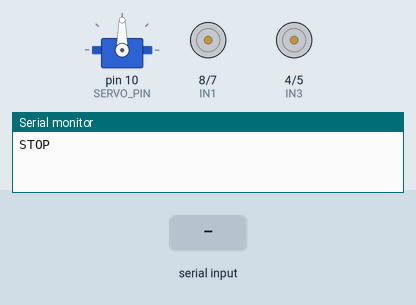
Bench run of a sketch on a simulated Arduino Uno, built with avr-gcc and run on an emulated ATmega328P. On the bench: servo, motor-driver pin pairs drawn as motors (green arrow = first pin HIGH = forward, orange = second pin HIGH = backward, longer = more drive, scaled by the enable pin), the last lines printed to the serial monitor. Inputs (shaded band) come from the test bench.

Above: at 2.2 s.
2.3 s: "F\n" received over Serial
At 3.5 s:
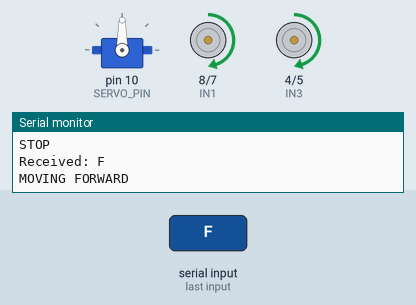
3.8 s: "B\n" received over Serial
At 4.8 s:
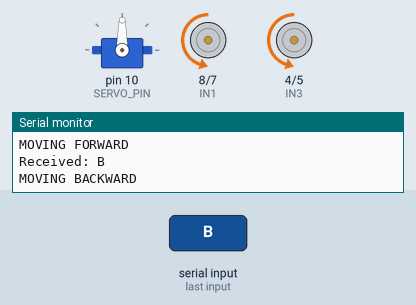
5.3 s: "L\n" received over Serial
At 5.9 s:
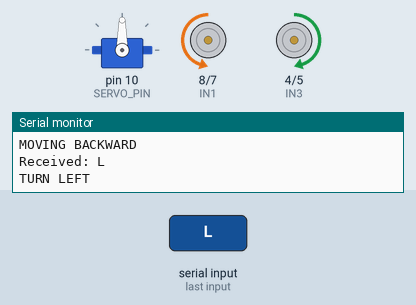
6.8 s: "R\n" received over Serial
At 8.0 s:
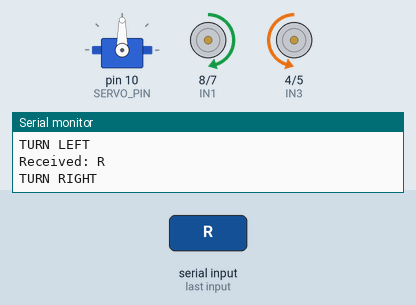
8.3 s: "P,45\n" received over Serial
At 9.5 s:
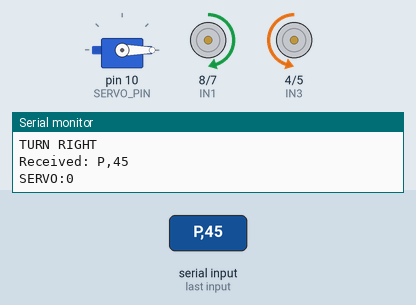
9.8 s: "S\n" received over Serial
At 10.5 s:
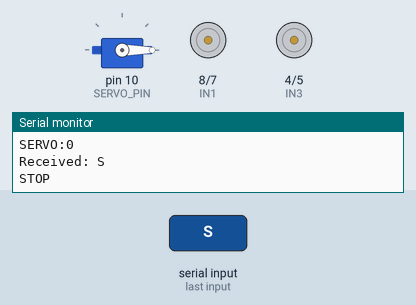
Timing chart, 0 to 12.3 s (numbered marks = the images above; inputs shaded):
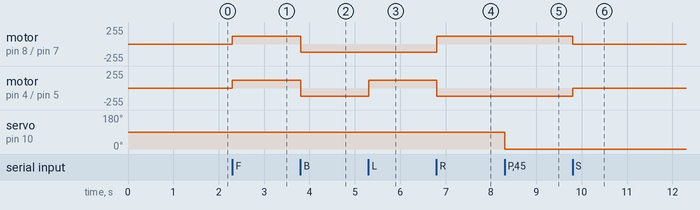

Measured:
- after the input at 2.3 s, motor on pin 8 (IN1) / pin 7 (IN2), motor on pin 4 (IN3) / pin 5 (IN4): stopped → forward 120/255 at once
- after the input at 3.8 s, motor on pin 8 (IN1) / pin 7 (IN2), motor on pin 4 (IN3) / pin 5 (IN4): forward 120/255 → backward 120/255 at once
- after the input at 5.3 s, motor on pin 4 (IN3) / pin 5 (IN4): backward 120/255 → forward 120/255 at once
- after the input at 6.8 s, motor on pin 8 (IN1) / pin 7 (IN2): backward 120/255 → forward 120/255 at once; motor on pin 4 (IN3) / pin 5 (IN4): forward 120/255 → backward 120/255 at once
- after the input at 8.3 s, servo on pin 10 (SERVO_PIN): 90° → 0° at once
- after the input at 9.8 s, motor on pin 8 (IN1) / pin 7 (IN2): forward 120/255 → stopped at once; motor on pin 4 (IN3) / pin 5 (IN4): backward 120/255 → stopped at once

The sketch:

c7-robo-code-2.ino
```cpp
#include <Servo.h>

#define IN1 8
#define IN2 7
#define IN3 4
#define IN4 5
#define ENA 9
#define ENB 3

#define trigPin 2
#define echoPin 6
#define SERVO_PIN 10

Servo camServo;

int speedValue = 120;
int obstacleThreshold = 30;


void setup() {

  pinMode(IN1, OUTPUT);
  pinMode(IN2, OUTPUT);
  pinMode(IN3, OUTPUT);
  pinMode(IN4, OUTPUT);

  pinMode(ENA, OUTPUT);
  pinMode(ENB, OUTPUT);

  pinMode(trigPin, OUTPUT);
  pinMode(echoPin, INPUT);

  Serial.begin(9600);

  camServo.attach(SERVO_PIN);
  camServo.write(90);

  stopMotors();

  delay(1000);
}

void loop() {

  // 🔥 NEW ROBUST SERIAL HANDLING
  if (Serial.available()) {

    String cmd = Serial.readStringUntil('\n');  // ✅ waits for full command

    cmd.trim();          // removes \r, spaces
    cmd.toUpperCase();   // normalize

    if (cmd.length() > 0) {

      Serial.print("Received: ");
      Serial.println(cmd);

      processCommand(cmd);
    }
  }
}

// =====================================
// COMMAND PROCESSOR
// =====================================

void processCommand(String cmd) {

  if (cmd == "F") {
    moveForward();
  }
  else if (cmd == "B") {
    moveBackward();
  }
  else if (cmd == "L") {
    turnLeftSmooth();
  }
  else if (cmd == "R") {
    turnRightSmooth();
  }
  else if (cmd == "S") {
    stopMotors();
  }
  else if (cmd == "A") {
    autonomousMode();
  }
  else if (cmd == "U") {
    sendUltrasonic();
  }
  else if (cmd.startsWith("P")) {
    int angle = cmd.substring(1).toInt();
    angle = constrain(angle, 0, 180);
    camServo.write(angle);
    Serial.print("SERVO:");
    Serial.println(angle);
  }
  else if (cmd.startsWith("V")) {
    speedValue = constrain(cmd.substring(1).toInt(), 0, 255);
    Serial.print("SPEED:");
    Serial.println(speedValue);
  }
}

// =====================================
// MOVEMENT FUNCTIONS
// =====================================

void moveForward() {

  Serial.println("MOVING FORWARD");  // 🔥 debug

  analogWrite(ENA, speedValue);
  analogWrite(ENB, speedValue);

  digitalWrite(IN1, HIGH);
  digitalWrite(IN2, LOW);

  digitalWrite(IN3, HIGH);
  digitalWrite(IN4, LOW);
}

void moveBackward() {

  Serial.println("MOVING BACKWARD");

  analogWrite(ENA, speedValue);
  analogWrite(ENB, speedValue);

  digitalWrite(IN1, LOW);
  digitalWrite(IN2, HIGH);

  digitalWrite(IN3, LOW);
  digitalWrite(IN4, HIGH);
}

void turnRightSmooth() {

  Serial.println("TURN RIGHT");

  analogWrite(ENA, speedValue);
  analogWrite(ENB, speedValue);

  digitalWrite(IN1, HIGH);
  digitalWrite(IN2, LOW);

  digitalWrite(IN3, LOW);
  digitalWrite(IN4, HIGH);
}

void turnLeftSmooth() {

  Serial.println("TURN LEFT");

  analogWrite(ENA, speedValue);
  analogWrite(ENB, speedValue);

  digitalWrite(IN1, LOW);
  digitalWrite(IN2, HIGH);

  digitalWrite(IN3, HIGH);
  digitalWrite(IN4, LOW);
}

void stopMotors() {

  Serial.println("STOP");

  analogWrite(ENA, 0);
  analogWrite(ENB, 0);

  digitalWrite(IN1, LOW);
  digitalWrite(IN2, LOW);

  digitalWrite(IN3, LOW);
  digitalWrite(IN4, LOW);
}

// =====================================
// AUTONOMOUS MODE
// =====================================

void autonomousMode() {

  Serial.println("AUTO MODE");

  long distance = getDistance();

  if (distance > 0 && distance < obstacleThreshold) {

    stopMotors();
    delay(200);

    while (distance > 0 && distance < obstacleThreshold) {

      turnRightSmooth();
      distance = getDistance();
    }

    moveForward();
  }
  else {
    moveForward();
  }
}

// =====================================
// ULTRASONIC
// =====================================

long getDistance() {

  digitalWrite(trigPin, LOW);
  delayMicroseconds(2);

  digitalWrite(trigPin, HIGH);
  delayMicroseconds(10);

  digitalWrite(trigPin, LOW);

  long duration = pulseIn(echoPin, HIGH, 30000);

  if (duration == 0) {
    return -1;
  }

  return duration * 0.034 / 2;
}

// =====================================
// SEND DISTANCE
// =====================================

void sendUltrasonic() {

  long d = getDistance();

  Serial.print("DIST:");
  Serial.println(d);
}
```
